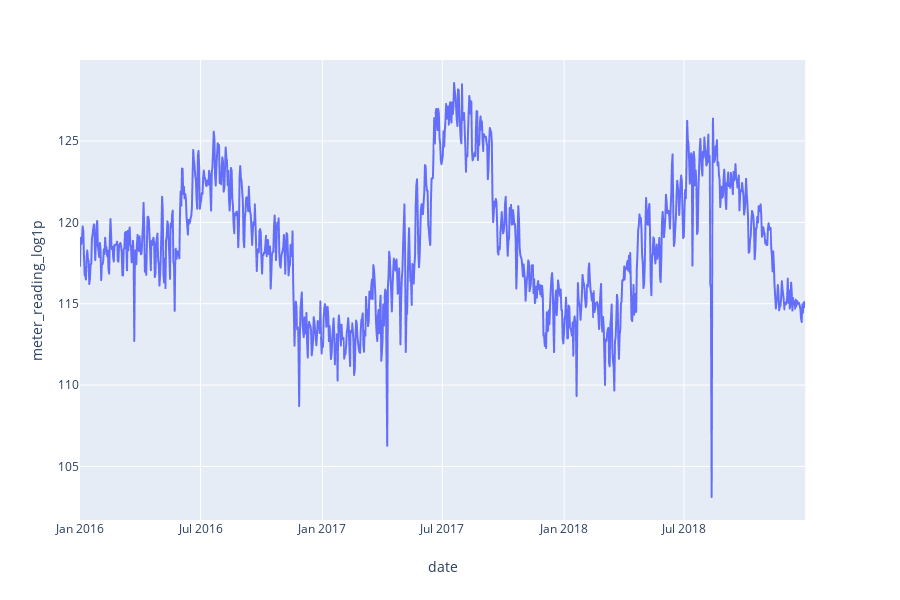

Notebook code cell kept with this figure:
### Code cell
plot_date_usage(train_df, meter=0, building_id=156)

### Figure 1 — Plotly figure (JSON) as saved in the notebook; plotly's stock layout.template omitted (floating-point values rounded to 4 significant figures; data arrays with more than 128 entries replaced by an {"elided": "..."} marker saying what was removed)
{"data": [{"hoverlabel": {"namelength": 0}, "hovertemplate": "date=%{x}<br>meter_reading_log1p=%{y}", "legendgroup": "", "line": {"color": "#636efa", "dash": "solid"}, "mode": "lines", "name": "", "showlegend": false, "type": "scattergl", "x": {"elided": "1096 str values"}, "xaxis": "x", "y": {"elided": "1096 float values"}, "yaxis": "y"}], "layout": {"height": 600, "legend": {"tracegroupgap": 0}, "margin": {"t": 60}, "xaxis": {"anchor": "y", "domain": [0.0, 0.98], "title": {"text": "date"}}, "yaxis": {"anchor": "x", "domain": [0.0, 1.0], "title": {"text": "meter_reading_log1p"}}}}
